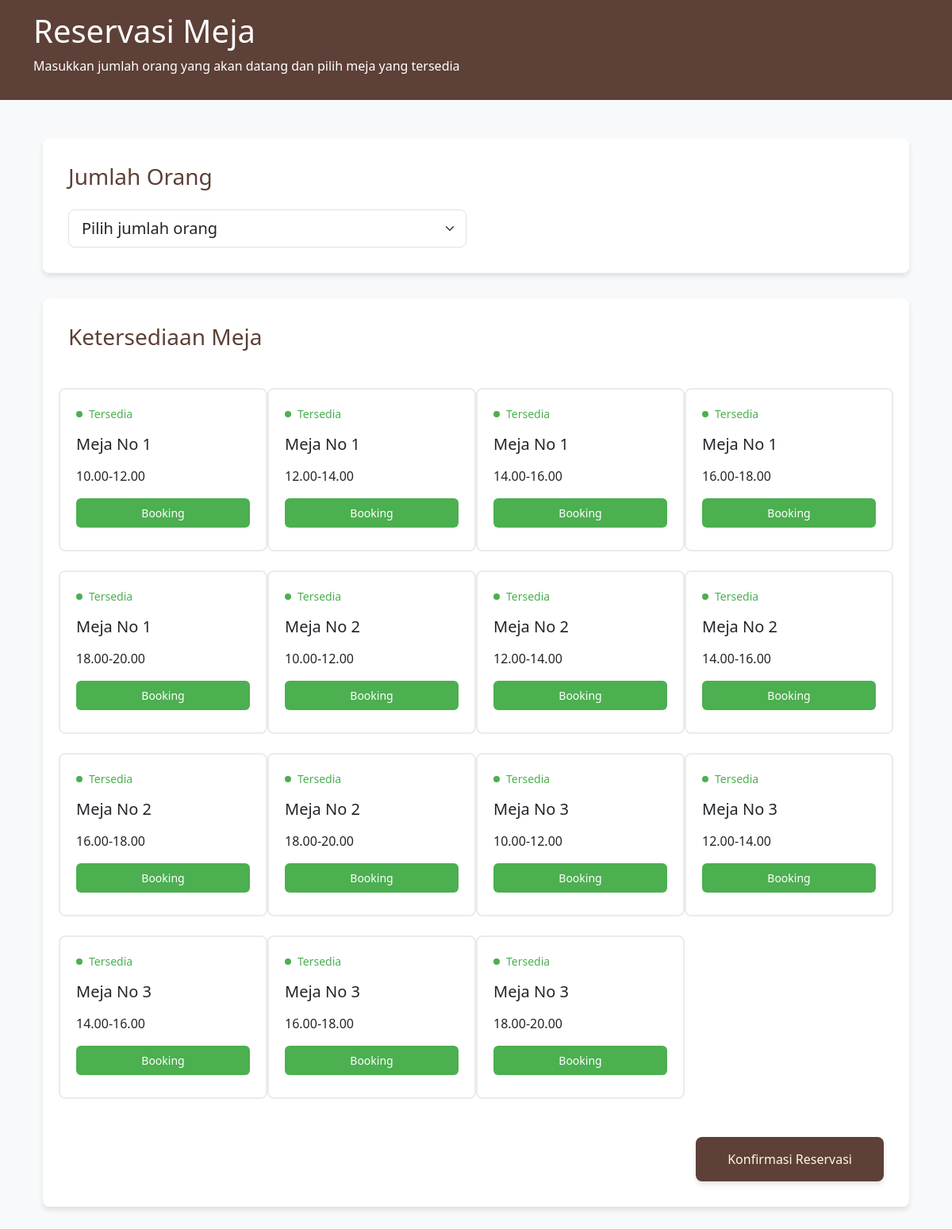
Before: /UserPage/Reservasi.php with the older database file.
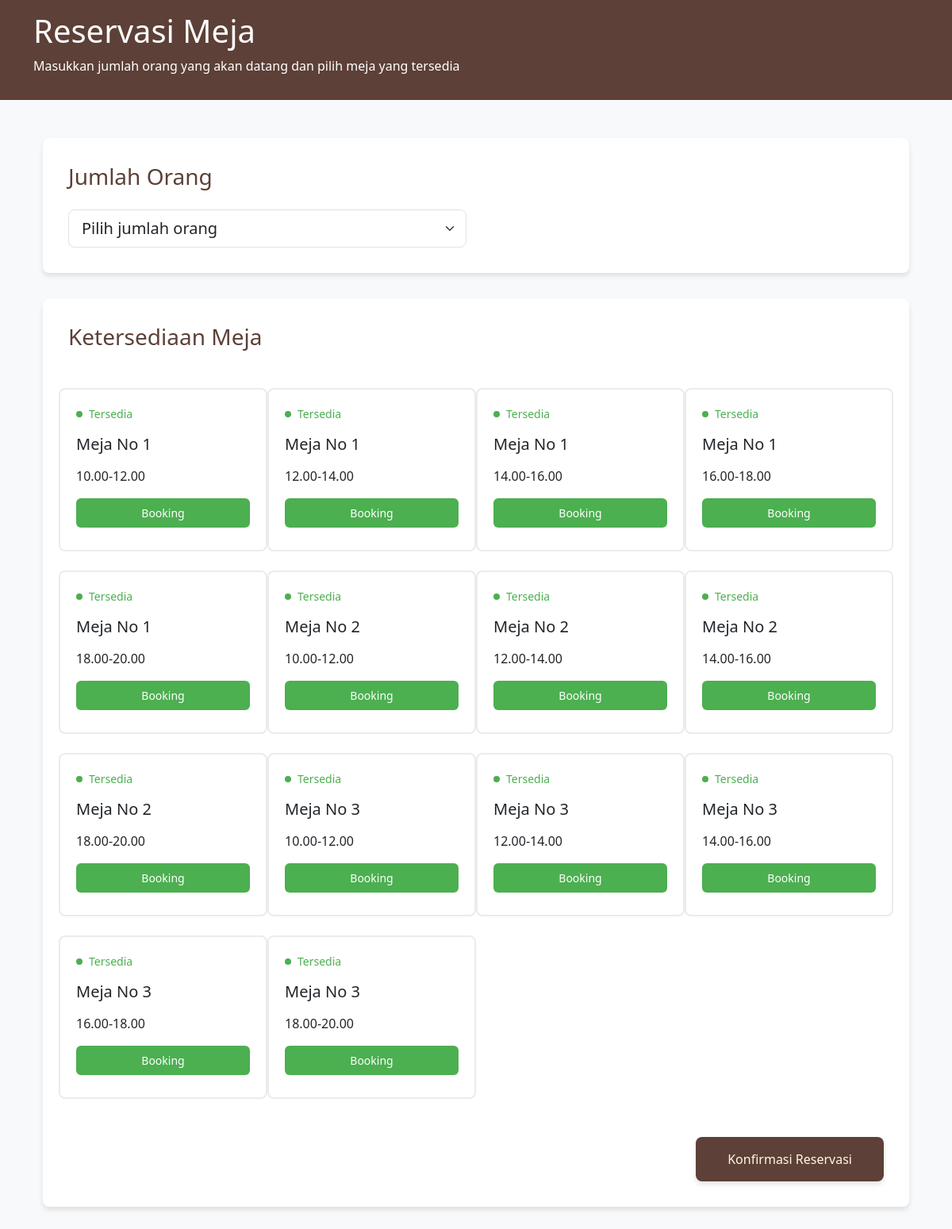
After: the same page with the newer database file.
### tables this page shows
CREATE TABLE `datameja` (
  `IDMeja` int(10) NOT NULL,
  `NoMeja` int(3) NOT NULL,
  `Jam` varchar(30) NOT NULL,
  `Status` varchar(30) NOT NULL
);

### UserPage/Reservasi.php (the view, shortened to what this page needs)
<?php
include "function.php";
$query = "SELECT * FROM datameja";
$hasil = mysqli_query($koneksidb, $query);
?>
<!DOCTYPE html>
<html lang="en">
<head>
    <link href="https://cdn.jsdelivr.net/npm/bootstrap@5.3.0-alpha1/dist/css/bootstrap.min.css" rel="stylesheet">
</head>
<body>
    <div class="header">
        <div class="container">
            <div class="row align-items-center">
                <div class="row">
                    <h1 class="page-name">Reservasi Meja</h1>
                </div>
                <div class="row">
                    <p>Masukkan jumlah orang yang akan datang dan pilih meja yang tersedia</p>
                </div>
            </div>
        </div>
    </div>
    <div class="min-vh-100 bg-light">
        <div class="container px-4 py-5">
            <form action="PesanMenu.php" method="post">
            <div class="card-section">
                <div class="row">
                    <div class="col-md-6">
                        <h2 class="h3 mb-4 reservation-header">Jumlah Orang</h2>
                        <select class="form-select form-select-lg" name="jumlahorang" required>
                            <option value="" selected disabled>Pilih jumlah orang</option>
                        </select>
                    </div>
                </div>
            </div>
            <div class="card-section">
                <h2 class="h3 mb-5 reservation-header">Ketersediaan Meja</h2>
                <div class="row g-4" id="tablesContainer">
                    <?php while($data = mysqli_fetch_assoc($hasil)) { if($data["Status"] == "Kosong"){?>
                    <div class="card col-12 col-sm-6 col-lg-3">
                        <div class="availability-indicator">
                            <span class="dot"></span>
                            <span class="tersedia small">Tersedia</span>
                        </div>
                        <div class="d-flex justify-content-between align-items-center mb-3">
                            <h3 class="idmeja h5 reservation-header mb-0" value="<?= $data["IDMeja"] ?>">Meja No  <?= $data["NoMeja"]; ?></h3>
                        </div>
                        <div class="d-flex justify-content-between align-items-center mb-3">
                            <span class="jam" value="<?= $data["Jam"] ?>">
                                <?= $data["Jam"]; ?>
                            </span>
                        </div>
                        <button type="button" class="booking">
                            Booking
                        </button>
                    </div>
                    <?php } } ?>
                </div>
                    <div class="mt-5 text-end">
                        <button type="submit" id="konfirmasi" class="konfirmasi" name="reservasi" disabled>
                            Konfirmasi Reservasi
                        </button>
                    </div>
            </div>
            </form>
        </div>
    </div>
</body>
</html>

Changed rows visible on the page:
no longer on this page (row edited): datameja: $data["IDMeja"] 9 (drawn), NoMeja "2", Jam "16.00-18.00"
